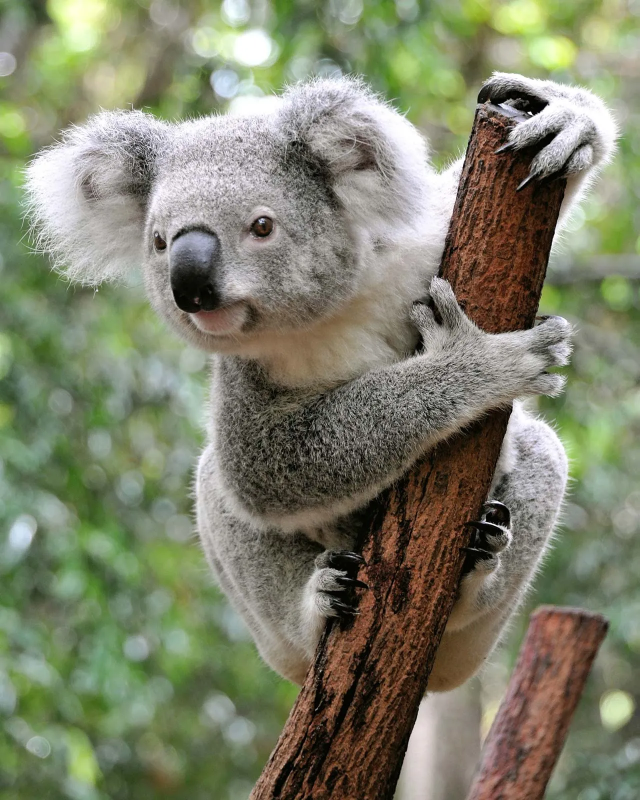
#> input picture koala.webp, 1279 x 1600 px (shown at 1/2 size)
$ python random_place.py
#> lines starting #> are read from the running program, lines starting #| are printed output that depends on the picture
from PIL import Image, ImageDraw
import random
import math

circles = []

img = Image.open("koala.webp")
#> img is the input picture: PIL image 1279x1600 RGB; mean R, G, B 126.7, 129.4, 106.9
res = Image.new("RGB", img.size, (0, 0, 0))
#> res: PIL image 1279x1600 RGB; every value is 0

draw = ImageDraw.Draw(res)

def generate(iterations, func):
#> called with iterations = 100000
    for i in range(iterations):
        r = random.randint(max(1, int(30-func(i))), max(1, int(100-func(i))))
        x = random.randint(0, img.size[0]-1)
        y = random.randint(0, img.size[1]-1)
        draw.ellipse((x, y, x+2*r, y+2*r), (img.getpixel((x, y))))

generate(100000, lambda x: x**0.4)

res.save("res.png")
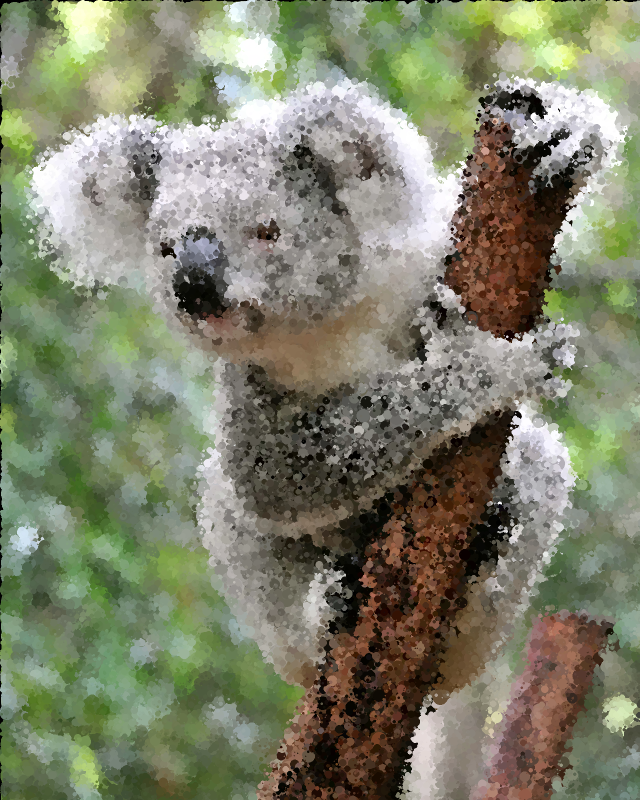
#> saved as res.png: PIL image 1279x1600 RGB (shown at 1/2 size); mean R, G, B 126.5, 129.3, 106.7

res.show()
